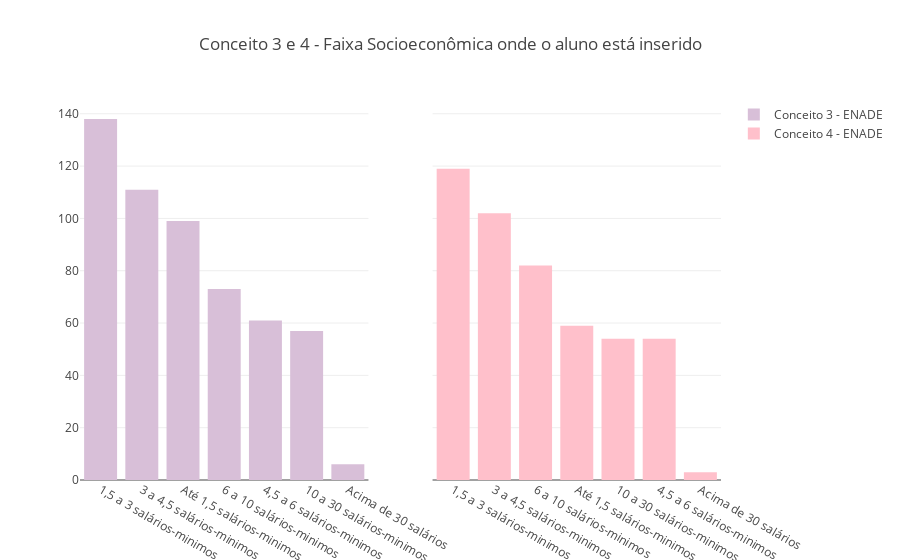

The notebook cell saved with this chart:
### Markdown cell above
#### Conclusão:
**Conceito 1 ->** Podemos observar que os dados contem apenas candidatos que declaram renda familiar de **até 4,5 salários mínimos**, porém não conseguimos inferir muita coisa pela quantidade de dados que possuímos sobre o conceito 1 do ENADE.

**Conceito 2 ->** Sim possuem caracteristicas parecidas, já que mais de 50% declarou uma renda famíliar de até **4,5 salários minimos**.

### Code cell
fig1['layout'].update(title='Conceito 3 e 4 - Faixa Socioeconômica onde o aluno está inserido')
iplot(fig1)

### Figure 1 — Plotly figure (JSON) as saved in the notebook; plotly's stock layout.template omitted (floating-point values rounded to 4 significant figures)
{"data": [{"marker": {"color": "#D8BFD8"}, "name": "Conceito 3 - ENADE", "type": "bar", "uid": "b769a26e-1ee3-4718-a9da-bf08caf256fa", "x": ["1,5 a 3 salários-minimos", "3 a 4,5 salários-minimos", "Até 1,5 salários-minimos", "6 a 10 salários-minimos", "4,5 a 6 salários-minimos", "10 a 30 salários-minimos", "Acima de 30 salários"], "xaxis": "x", "y": [138, 111, 99, 73, 61, 57, 6], "yaxis": "y"}, {"marker": {"color": "#FFC0CB"}, "name": "Conceito 4 - ENADE", "type": "bar", "uid": "f28d85a6-3f0d-49e3-bb20-c0b40ca8f88a", "x": ["1,5 a 3 salários-minimos", "3 a 4,5 salários-minimos", "6 a 10 salários-minimos", "Até 1,5 salários-minimos", "10 a 30 salários-minimos", "4,5 a 6 salários-minimos", "Acima de 30 salários"], "xaxis": "x2", "y": [119, 102, 82, 59, 54, 54, 3], "yaxis": "y"}], "layout": {"title": {"text": "Conceito 3 e 4 - Faixa Socioeconômica onde o aluno está inserido"}, "xaxis": {"anchor": "y", "domain": [0, 0.45]}, "xaxis2": {"anchor": "free", "domain": [0.55, 1], "position": 0}, "yaxis": {"anchor": "x", "domain": [0, 1]}}}
